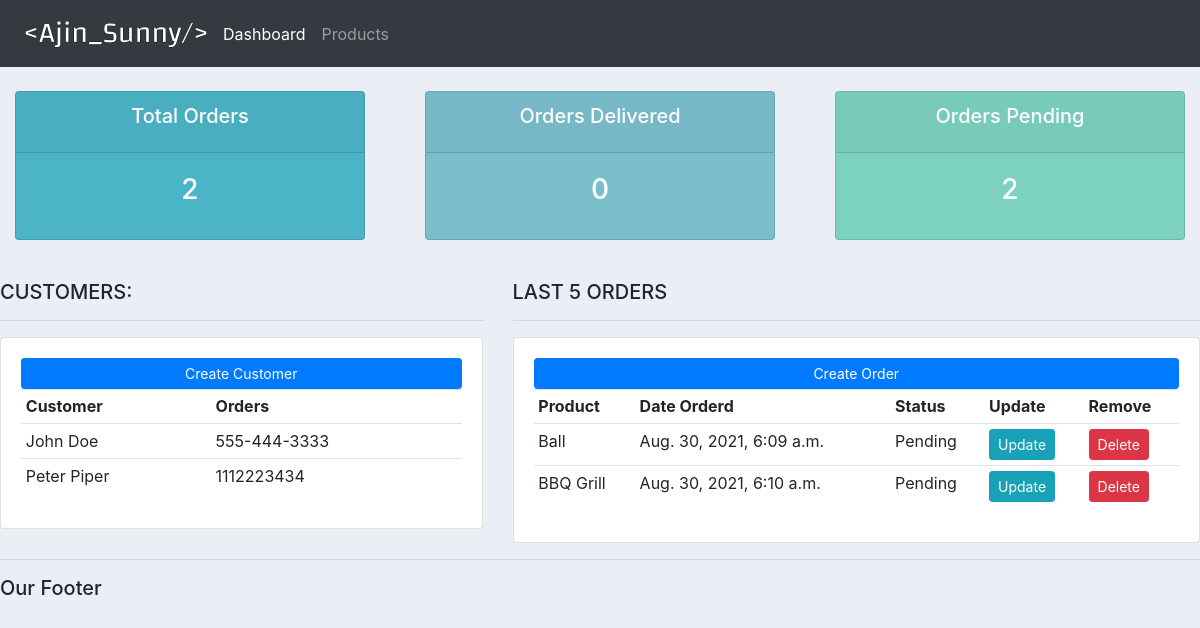
Before: / with the older database file.
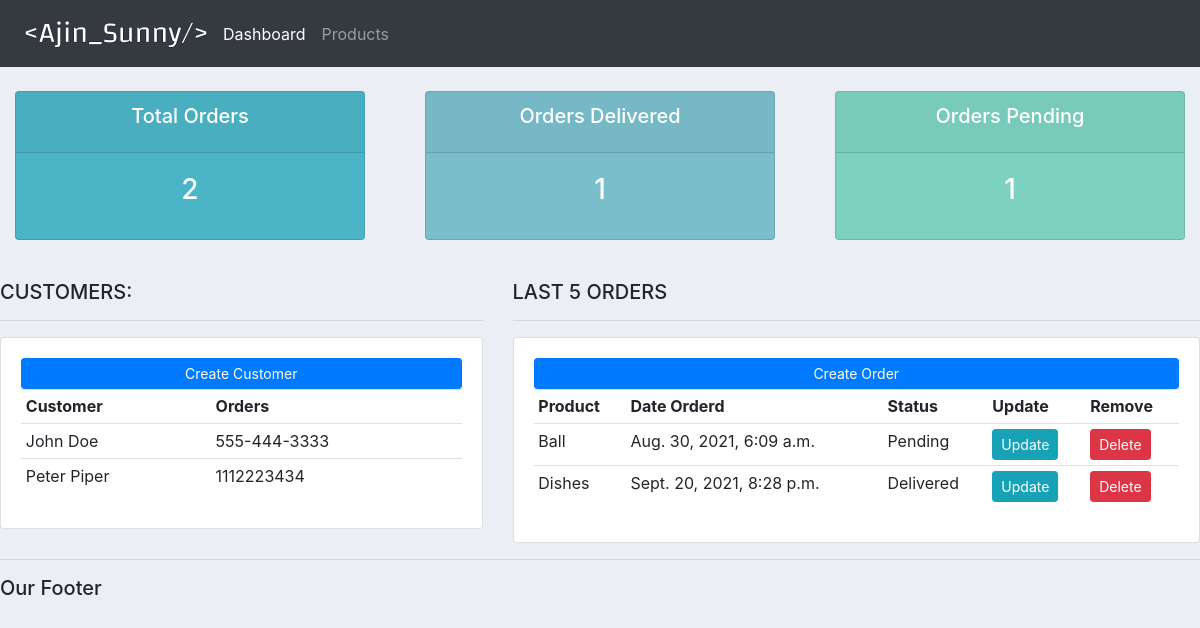
After: the same page with the newer database file.
### accounts/models.py (models this page shows, shortened)
class Customer(models.Model):
    name = models.CharField(max_length=200, null=True)
    phone = models.CharField(max_length=200, null=True)
    email = models.CharField(max_length=200, null=True)
    date_created = models.DateTimeField(auto_now_add=True)

class Order(models.Model):
    STATUS = (('Pending','Pending'),
     ('Out for Delivery','Out for Delivery'),
     ('Delivered','Delivered'))
    customer = models.ForeignKey(Customer, null=True, on_delete=models.SET_NULL)
    product = models.ForeignKey(Product, null=True, on_delete=models.SET_NULL)
    date_created=models.DateTimeField(auto_now=True,null=True)
    status = models.CharField(max_length=200, null=True, choices=STATUS)

class Product(models.Model):
    CATEGORY = (('Indoor','Indoor'), ('Outdoor','Outdoor'))
    name = models.CharField(max_length=200, null=True)
    price = models.FloatField(null=True)
    category = models.CharField(max_length=200, null=True, choices=CATEGORY)
    description = models.CharField(max_length=200, null=True, blank=True)
    date_created = models.DateTimeField(auto_now_add=True, null=True)
    tags = models.ManyToManyField(Tag)
    def __str__(self):
        return self.name

### accounts/views.py (the view)
# urls.py: path('', views.home, name="home"),
def home(request):
    orders = Order.objects.all()
    customers = Customer.objects.all()
    total_customers = customers.count()
    total_orders = orders.count()
    delivered = orders.filter(status = 'Delivered').count()
    pending = orders.filter(status='Pending').count()
    context = {'orders':orders, 'cusomters':customers, 'total_orders':total_orders, 'delivered':delivered, 'pending':pending }
    return render(request, 'accounts/dashboard.html', context)

### accounts/templates/accounts/dashboard.html
{% extends 'accounts/main.html' %}
{% block content %}
{% include 'accounts/status.html' %}
<br />
<div class="row">
  <div class="col-md-5">
    <h5>CUSTOMERS:</h5>
    <hr />
    <div class="card card-body">
      <a class="btn btn-primary btn-sm btn-block" href="">Create Customer</a>
      <table class="table table-sm">
        <tr>
          <th>Customer</th>
          <th>Orders</th>
        </tr>
        {% for customer in cusomters %}
        <tr>
          <td>{{customer.name}}</td>
          <td>{{customer.phone}}</td>
        </tr>
        {% endfor %}
      </table>
    </div>
  </div>
  <div class="col-md-7">
    <h5>LAST 5 ORDERS</h5>
    <hr />
    <div class="card card-body">
      <a class="btn btn-primary btn-sm btn-block" href="{% url 'create_order' %}">Create Order</a>
      <table class="table table-sm">
        <tr>
          <th>Product</th>
          <th>Date Orderd</th>
          <th>Status</th>
          <th>Update</th>
          <th>Remove</th>
        </tr>
        {% for order in orders %}
        <tr>
		  <td>{{order.product}}</td>
          <td>{{order.date_created}}</td>
          <td>{{order.status}}</td>
		  <td><a class = "btn btn-sm btn-info" href = "{% url 'update_order' order.id %}">Update</a></td>
		  <td><a class = "btn btn-sm btn-danger" href = "{% url 'delete_order' order.id %}">Delete</a></td>
        </tr>
        {% endfor %}
      </table>
    </div>
  </div>
</div>
{% endblock %}

Changed rows visible on the page:
removed Order: product "BBQ Grill", date_created "Aug. 30, 2021, 6:10 a.m.", status "Pending"
added Order: product "Dishes", date_created "Sept. 20, 2021, 8:28 p.m.", status "Delivered"
Other visible differences:
{{ delivered }}: "0" → "1"
{{ pending }}: "2" → "1"
